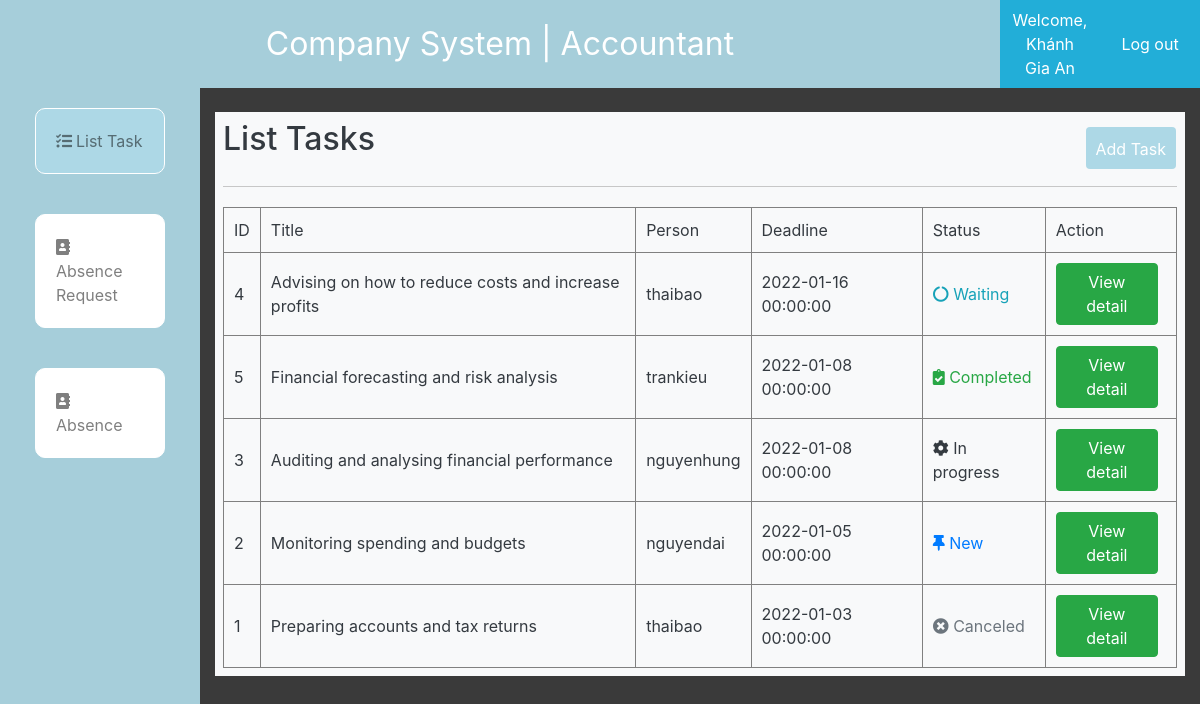
Screenshot of /manager/index.php (signed in) with the database file from the repository.
### tables this page shows
CREATE TABLE `employee` (
  `id` int(11) NOT NULL,
  `username` varchar(255) NOT NULL,
  `password` varchar(255) NOT NULL,
  `firstname` varchar(255) NOT NULL,
  `lastname` varchar(255) NOT NULL,
  `role` varchar(255) NOT NULL DEFAULT 'employee',
  `department` varchar(255) DEFAULT NULL,
  `activated` bit(1) DEFAULT b'0',
  `avatar` varchar(255) NOT NULL DEFAULT 'images/user.png',
  `pass_md5` varchar(255) NOT NULL
);

CREATE TABLE `task` (
  `id` int(11) NOT NULL,
  `title` varchar(100) NOT NULL,
  `description` varchar(255) NOT NULL,
  `person` varchar(255) NOT NULL,
  `deadline` datetime NOT NULL,
  `file` varchar(255) NOT NULL,
  `status` varchar(255) NOT NULL DEFAULT 'New'
);

### manager/index.php (the view, shortened to what this page needs)
<?php
	require_once('../admin/db.php');
	$department = get_department_byuser($_SESSION['user'])['department'];
?>
<!DOCTYPE html>
<html lang="en">
<head>
	<link rel="stylesheet" href="https://maxcdn.bootstrapcdn.com/bootstrap/4.5.2/css/bootstrap.min.css">
	<link rel="stylesheet" href="https://use.fontawesome.com/releases/v5.7.2/css/all.css"
>
	<link rel="stylesheet" href="../admin/style2.css">
</head>
<body>
    <div class="container-fluid admin-section-header">
        <div class="row">
			<div class="col-sm-10 col-md-10 col-lg-10 col-xl-10 admin-logo">
				Company System | <?=$department?>
			</div>
			<div class="col-sm-1 col-md-1 col-lg-1 col-xl-1 admin-login-info">
				<a href="account.php">Welcome, <?= $_SESSION['name'] ?></a>
			</div>
			<div class="col-sm-1 col-md-1 col-lg-1 col-xl-1 admin-login-info">
				<a href="../logout.php">Log out</a>
			</div>
		</div>
		<div class="row h-100">
			<div class="  col-md-2 col-lg-2 col-xl-2  admin-section1">
				<nav class="  navbar-expand-lg navbar-light  ">
					<div class="collapse navbar-collapse" id="navbarSupportedContent">
						<ul class="navbar-nav" style="flex-direction: column;">
							<li class="nav-item active-menu">
								<a class="nav-link p20" href="index.php"><i class="fas fa-tasks"></i>List Task</a>
							</li>
							<li class="nav-item">
								<a class="nav-link p20" href="dayoff.php"><i class="fas fa-address-book"></i>  Absence Request</a>
							</li>
							<li class="nav-item">
								<a class="nav-link p20" href="absence.php"><i class="fas fa-address-book"></i>  Absence </a>
							</li>
						</ul>
					</div>
				</nav>
			</div>
			<div class="col-md-10 col-lg-10 col-xl-10  ">
				<div class="bg-light mt-4 text-dark p-2">
					<div class="admin-panel-section-header">
						<h2>List Tasks</h2>
						<a class="addbtn"  href="add_task.php">Add Task</a>
					</div>
					<table class="table-hover" cellpadding="10" cellspacing="10" border="1" style="width: 100%; margin-top:20px">
						<tr class="header">
							<td>ID</td>
							<td>Title</td>
							<td>Person</td>
							<td>Deadline</td>
							<td>Status</td>
							<td>Action</td>
						</tr>
						<tbody id="tbody">
							<?php
								$result = get_tasks($department);
								if($result['code'] == 0){
									$data = $result['data'];
									foreach($data as $row){
										?>
										<tr class="item">
											<td><?= $row['id'] ?></td>
											<td><?= $row['title'] ?></td>
											<td><?= $row['person'] ?></td>
											<td><?= $row['deadline'] ?></td>
											<?=status_ui($row['status'])?>
											<td >
												<a href="task_detail.php?id=<?= $row['id']?>" class="btn btn-success">View detail</a>
											</td>
										</tr>
										<?php
									}
								}
							?>
						</tbody>
					</table>
				</div>
			</div>
		</div>
    </div>
</body>
</html>

### admin/db.php (shortened to what this page needs)
<?php
    function open_database(){
        $conn = new mysqli(HOST,USER,PASS,DB);
        return $conn;
    }
    function status_ui($status){
        if($status=='New'){
            echo "<td class='text-primary'><i class='fas fa-thumbtack'></i> New</td>";
        }
        if($status=='In progress'){
            echo "<td><i class='fas fa-cog fa-spin'></i> In progress</td>";
        }
        if($status=='Waiting'){
            echo "<td class='text-info'><i class='fas fa-circle-notch fa-spin'></i> Waiting</td>";
        }
        if($status=='Completed'){
            echo "<td class='text-success'><i class='fas fa-clipboard-check'></i> Completed</td>";
        }
        if($status=='Canceled'){
            echo "<td class='text-muted'><i class='fas fa-times-circle'></i> Canceled</td>";
        }
    }
    function get_tasks($department){
        $sql = "select t.id,t.title,t.person,t.deadline,t.status from task t,employee e where e.department = ? AND t.person = e.username ORDER BY t.deadline DESC";
        $conn = open_database();
        $stm = $conn->prepare($sql);
        $stm->bind_param('s',$department);
        if(!$stm->execute()){
            return array('code'=>1,'error'=>'Command not execute');
        }
        $result = $stm->get_result();
        $data = array();
        if($result->num_rows==0){
            return array('code'=>2,'error'=>'Database is empty');
        }else{
            while($row = $result->fetch_assoc()){
                $data[] = $row;
            }
        }
        return array('code'=>0,'data'=>$data);
    }
    function get_department_byuser($user){
        $sql = "select department from employee where username = ? ";
        $conn = open_database();
        $stm = $conn->prepare($sql);
        $stm->bind_param('s',$user);
        if(!$stm->execute()){
            return array('code'=>1,'error'=>'Command not execute');
        }
        $result = $stm->get_result();
        $data = $result->fetch_assoc();
        return $data;
    }
?>

### admin/style2.css (style rules this page uses)
* { margin: 0; padding: 0; box-sizing: border-box; }
body { background-color: lightblue; height: 100vh; }
.admin-section-header { color: #FFF; background-color: #3a3a3a; }
.admin-logo { text-align: center; padding: 20px; background-color: #a6ceda; font-size: 2rem; }
.admin-login-info { background-color: #22aed8; display: flex; justify-content: center; text-align: center; align-items: center; }
.admin-login-info a { color: white !important; }
.h-100 { height: 100vh !important; }
.admin-section1 { background-color: #a6ceda; }
.admin-section1 ul li { list-style: none; color: black; transition: all 0.3s ease; position: relative; cursor: pointer; border: 1px solid white; background-color: white; margin: 20px 20px; border-radius: 10px; }
.p20 { padding: 20px !important; align-items: center; overflow-x: hidden; }
.p20 i { margin-right: 4px; }
td { padding: 10px ; }
.addbtn { position: absolute; right: 24px; border-radius: 4px; border: none; padding: 10px; margin-top: 10px; text-align: center; background-color: lightblue; color: #FFF; transition: all 0.7s ease; cursor: pointer; height: 42px; }
.admin-panel-section-header { display: flex; align-items: center; justify-content: flex-start; padding-bottom: 20px; border-bottom: #c7c7c7 1px solid; }
.active-menu { background-color: lightblue !important; }
.btn { margin-right: 8px !important; }

### rows the page displays
employee: department "Accountant"
task: id "4", title "Advising on how to reduce costs and increase profits", person "thaibao", deadline "2022-01-16 00:00:00", status "Waiting" (drawn)
task: id "5", title "Financial forecasting and risk analysis", person "trankieu", deadline "2022-01-08 00:00:00", status "Completed" (drawn)
task: id "3", title "Auditing and analysing financial performance", person "nguyenhung", deadline "2022-01-08 00:00:00", status "In progress" (drawn)
task: id "2", title "Monitoring spending and budgets", person "nguyendai", deadline "2022-01-05 00:00:00", status "New" (drawn)
task: id "1", title "Preparing accounts and tax returns", person "thaibao", deadline "2022-01-03 00:00:00", status "Canceled" (drawn)

### other values shown
$_SESSION['name'] "Khánh Gia An"
